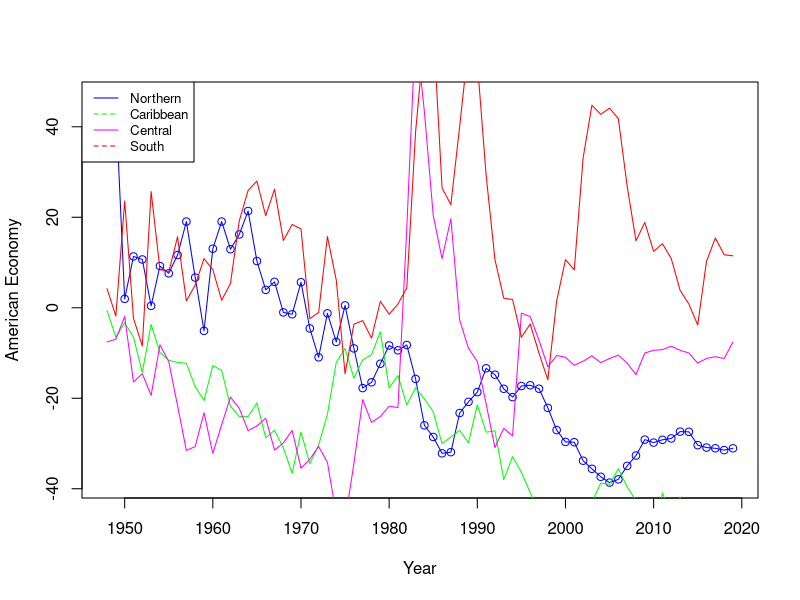

R code for this plot:
#rm(list = ls())
#list.files()
graphics.off()
setwd("E:/CIND820/New folder/Mechandise export")
Data<- read.csv(file='us_trademerchbalance_csvn.csv', header = FALSE)
Data<-(Data[,2:73])
dim(Data)
Data <- na.omit(Data)
dim(Data)
#head(Data,2:2)
#head(Data, 3)
#tail(Data)
#summary(Data)
#str(Data)
nrow(Data)
ncol(Data)
dim(Data)

#par(mfrow=c(3,3)) 

plot(t(Data[1,]), t(Data[13,]),  
     xlab="Year", ylab="American Economy", type="o", col="blue")
par(new=TRUE)
lines(t(Data[1,]), t(Data[15,]), col="green")
par(new=TRUE)
lines(t(Data[1,]), t(Data[16,]), col="magenta")
par(new=TRUE)
lines(t(Data[1,]), t(Data[17,]), col="red")


# Add a legend
legend("topleft", legend=c("Northern", "Caribbean","Central", "South"),
       col=c("blue","green","magenta","red"), lty=1:2, cex=0.8)


# Add a legend
#legend("topleft", legend=c("Line 1", "Line 2"),
#       col=c("red", "blue"), lty=1:2, cex=0.8)

#legend("topleft", 
#       legend = c("Group 1", "Group 2"),
#       col = c("red", "blue"))


#plot(t(Data[1,1:10]),t(Data[4,1:10]))
#plot(Data[1,],Data[4,])
#dev.off()